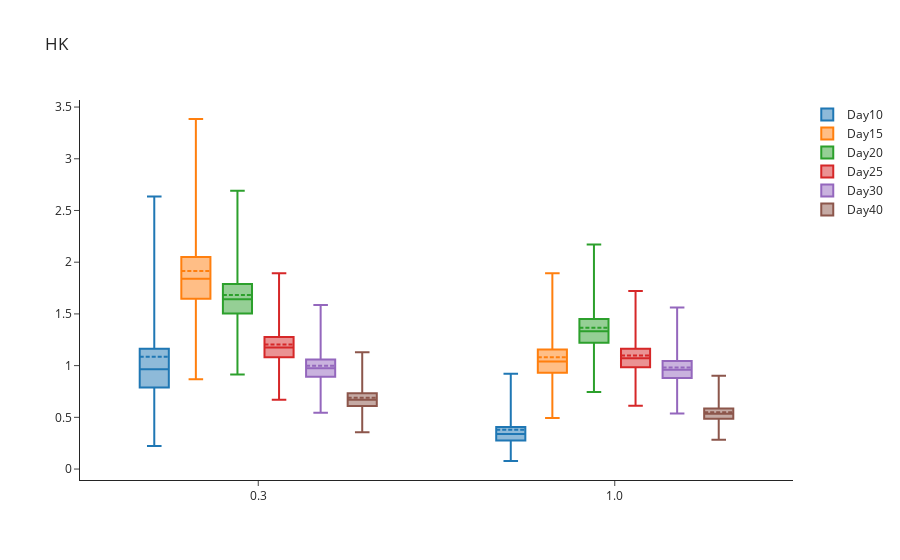

Notebook source saved alongside this figure:
### Code cell
# Create list of names for x-axis and traces
epsilon_range = np.around(epsilon_range,2)
num_epsilons = len(epsilon_range)
x_name = []
for i in range(num_epsilons):
    x_name.append(str(epsilon_range[i]))
trace_name = ['Day{}'.format(x) for x in chosen_times]

# Sort results
all_intervals_chosen.sort_values(by=['Time Points', 'Epsilon'], inplace=True)

# Plot (box plot for inference)
fig = go.Figure()

for i in range(len(trace_name)):
    fig.add_trace(
        go.Box(
            mean=all_intervals_chosen.loc[all_intervals_chosen['Central Probability']==0]['Mean'][i*num_epsilons:(i+1)*num_epsilons],
            median=all_intervals_chosen.loc[all_intervals_chosen['Central Probability']==0]['Lower bound CI'][i*num_epsilons:(i+1)*num_epsilons],
            q1=all_intervals_chosen.loc[all_intervals_chosen['Central Probability']==0.25]['Lower bound CI'][i*num_epsilons:(i+1)*num_epsilons],
            q3=all_intervals_chosen.loc[all_intervals_chosen['Central Probability']==0.25]['Upper bound CI'][i*num_epsilons:(i+1)*num_epsilons],
            upperfence=all_intervals_chosen.loc[all_intervals_chosen['Central Probability']==0.95]['Upper bound CI'][i*num_epsilons:(i+1)*num_epsilons],
            lowerfence=all_intervals_chosen.loc[all_intervals_chosen['Central Probability']==0.95]['Lower bound CI'][i*num_epsilons:(i+1)*num_epsilons],
            x=x_name,
            name=trace_name[i]
        )
    )
fig.update_layout(template='simple_white', boxmode='group', title='HK')

fig.show()

### Figure 1 — Plotly figure (JSON) as saved in the notebook; plotly's stock layout.template omitted (floating-point values rounded to 4 significant figures)
{"data": [{"lowerfence": [0.2219, 0.07785], "mean": [1.085, 0.3799], "median": [0.9641, 0.3377], "name": "Day10", "q1": [0.7892, 0.2765], "q3": [1.164, 0.4075], "type": "box", "upperfence": [2.636, 0.9205], "x": ["0.3", "1.0"]}, {"lowerfence": [0.8674, 0.4935], "mean": [1.915, 1.08], "median": [1.841, 1.04], "name": "Day15", "q1": [1.647, 0.9318], "q3": [2.05, 1.157], "type": "box", "upperfence": [3.384, 1.893], "x": ["0.3", "1.0"]}, {"lowerfence": [0.9149, 0.745], "mean": [1.684, 1.365], "median": [1.642, 1.332], "name": "Day20", "q1": [1.503, 1.221], "q3": [1.789, 1.451], "type": "box", "upperfence": [2.691, 2.171], "x": ["0.3", "1.0"]}, {"lowerfence": [0.6709, 0.6128], "mean": [1.204, 1.097], "median": [1.176, 1.072], "name": "Day25", "q1": [1.081, 0.9854], "q3": [1.278, 1.164], "type": "box", "upperfence": [1.894, 1.722], "x": ["0.3", "1.0"]}, {"lowerfence": [0.5451, 0.5372], "mean": [0.9976, 0.9829], "median": [0.9738, 0.9595], "name": "Day30", "q1": [0.8924, 0.8793], "q3": [1.06, 1.044], "type": "box", "upperfence": [1.585, 1.561], "x": ["0.3", "1.0"]}, {"lowerfence": [0.3557, 0.2834], "mean": [0.6886, 0.5493], "median": [0.6695, 0.534], "name": "Day40", "q1": [0.6091, 0.4857], "q3": [0.7338, 0.5854], "type": "box", "upperfence": [1.13, 0.9023], "x": ["0.3", "1.0"]}], "layout": {"boxmode": "group", "title": {"text": "HK"}}}
